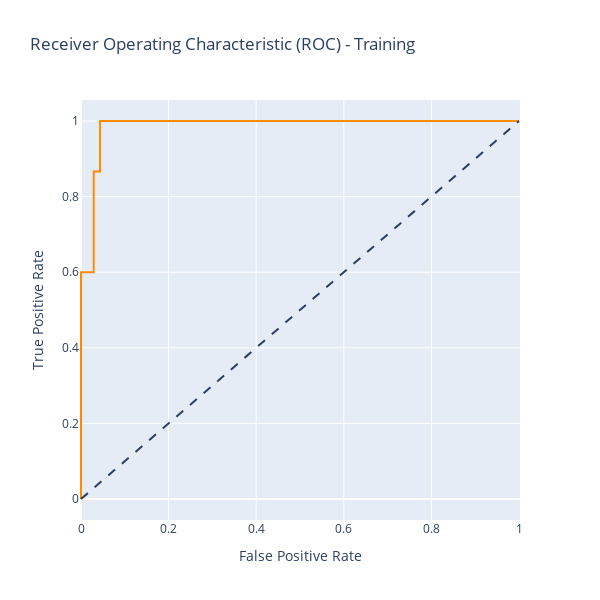
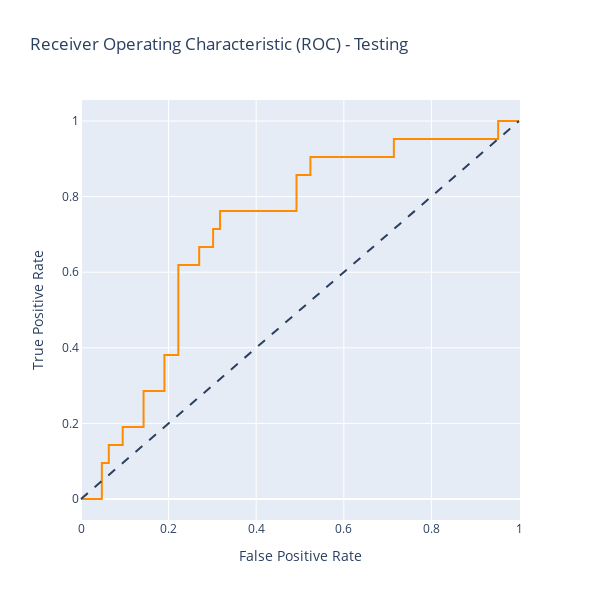

Notebook code for these charts, in order:
### Code cell
# Courbes ROC sur les périodes d'entrainement et de test

# Compute ROC curve and ROC area - training
fpr1, tpr1, thresholds1 = roc_curve(df_train['y_train'], df_train['y_eval_proba'])
roc_auc1 = roc_auc_score(df_train['y_train'], df_train['y_eval_proba'])

# Plotting ROC curve - training
fig1 = go.Figure()
fig1.add_trace(go.Scatter(x=fpr1, y=tpr1, mode='lines', name='ROC curve (area = %0.2f)' % roc_auc1,
                                   line=dict(color='darkorange', width=2)))
fig1.add_shape(type='line', line=dict(dash='dash'),
                        x0=0, x1=1, y0=0, y1=1)
fig1.update_layout(title='Receiver Operating Characteristic (ROC) - Training',
                            xaxis_title='False Positive Rate',
                            yaxis_title='True Positive Rate',
                            legend=dict(x=0.1, y=0.9),
                            autosize=False,
                            width=600,
                            height=600)
fig1.show()

# Compute ROC curve and ROC area - testing
fpr2, tpr2, thresholds2 = roc_curve(df_pred['y_test'], df_pred['y_pred_proba'])
roc_auc2 = roc_auc_score(df_pred['y_test'], df_pred['y_pred_proba'])

# Plotting ROC curve - testing
fig2 = go.Figure()
fig2.add_trace(go.Scatter(x=fpr2, y=tpr2, mode='lines', name='ROC curve (area = %0.2f)' % roc_auc2,
                                   line=dict(color='darkorange', width=2)))
fig2.add_shape(type='line', line=dict(dash='dash'),
                        x0=0, x1=1, y0=0, y1=1)
fig2.update_layout(title='Receiver Operating Characteristic (ROC) - Testing',
                            xaxis_title='False Positive Rate',
                            yaxis_title='True Positive Rate',
                            legend=dict(x=0.1, y=0.9),
                            autosize=False,
                            width=600,
                            height=600)
fig2.show()

### Figure 1 — Plotly figure (JSON) as saved in the notebook; plotly's stock layout.template omitted (floating-point values rounded to 4 significant figures)
{"data": [{"line": {"color": "darkorange", "width": 2}, "mode": "lines", "name": "ROC curve (area = 0.99)", "type": "scatter", "x": [0, 0, 0, 0.02899, 0.02899, 0.04348, 0.04348, 1], "y": [0, 0.06667, 0.6, 0.6, 0.8667, 0.8667, 1, 1]}], "layout": {"autosize": false, "height": 600, "legend": {"x": 0.1, "y": 0.9}, "shapes": [{"line": {"dash": "dash"}, "type": "line", "x0": 0, "x1": 1, "y0": 0, "y1": 1}], "title": {"text": "Receiver Operating Characteristic (ROC) - Training"}, "width": 600, "xaxis": {"title": {"text": "False Positive Rate"}}, "yaxis": {"title": {"text": "True Positive Rate"}}}}

### Figure 2 — Plotly figure (JSON) as saved in the notebook; plotly's stock layout.template omitted (floating-point values rounded to 4 significant figures)
{"data": [{"line": {"color": "darkorange", "width": 2}, "mode": "lines", "name": "ROC curve (area = 0.71)", "type": "scatter", "x": [0, 0.01587, 0.04762, 0.04762, 0.06349, 0.06349, 0.09524, 0.09524, 0.1429, 0.1429, 0.1905, 0.1905, 0.2222, 0.2222, 0.2698, 0.2698, 0.3016, 0.3016, 0.3175, 0.3175, 0.4921, 0.4921, 0.5238, 0.5238, 0.7143, 0.7143, 0.9524, 0.9524, 1], "y": [0, 0, 0, 0.09524, 0.09524, 0.1429, 0.1429, 0.1905, 0.1905, 0.2857, 0.2857, 0.381, 0.381, 0.619, 0.619, 0.6667, 0.6667, 0.7143, 0.7143, 0.7619, 0.7619, 0.8571, 0.8571, 0.9048, 0.9048, 0.9524, 0.9524, 1, 1]}], "layout": {"autosize": false, "height": 600, "legend": {"x": 0.1, "y": 0.9}, "shapes": [{"line": {"dash": "dash"}, "type": "line", "x0": 0, "x1": 1, "y0": 0, "y1": 1}], "title": {"text": "Receiver Operating Characteristic (ROC) - Testing"}, "width": 600, "xaxis": {"title": {"text": "False Positive Rate"}}, "yaxis": {"title": {"text": "True Positive Rate"}}}}
